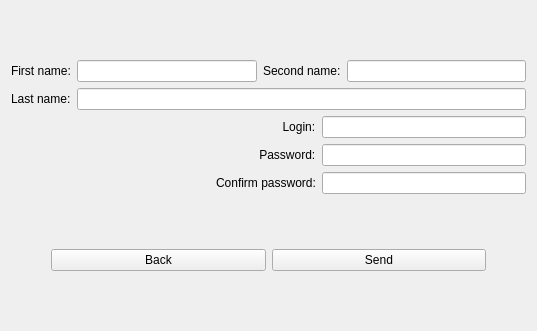
<?xml version="1.0" encoding="UTF-8"?>
<ui version="4.0">
 <class>Registration</class>
 <widget class="QWidget" name="Registration">
  <property name="geometry">
   <rect>
    <x>0</x>
    <y>0</y>
    <width>537</width>
    <height>331</height>
   </rect>
  </property>
  <property name="windowTitle">
   <string>Registration</string>
  </property>
  <layout class="QHBoxLayout" name="horizontalLayout_6">
   <item>
    <layout class="QVBoxLayout" name="verticalLayout_4">
     <item>
      <layout class="QHBoxLayout" name="horizontalLayout_5">
       <item>
        <layout class="QVBoxLayout" name="verticalLayout_5">
         <item>
          <layout class="QVBoxLayout" name="verticalLayout">
           <item>
            <layout class="QHBoxLayout" name="horizontalLayout">
             <item>
              <widget class="QLabel" name="label">
               <property name="text">
                <string>First name:</string>
               </property>
              </widget>
             </item>
             <item>
              <widget class="QLineEdit" name="firstName"/>
             </item>
             <item>
              <widget class="QLabel" name="label_3">
               <property name="text">
                <string>Second name:</string>
               </property>
              </widget>
             </item>
             <item>
              <widget class="QLineEdit" name="secondName"/>
             </item>
            </layout>
           </item>
           <item>
            <layout class="QHBoxLayout" name="horizontalLayout_2">
             <item>
              <widget class="QLabel" name="label_2">
               <property name="text">
                <string>Last name:</string>
               </property>
              </widget>
             </item>
             <item>
              <widget class="QLineEdit" name="lastName"/>
             </item>
            </layout>
           </item>
          </layout>
         </item>
         <item>
          <layout class="QHBoxLayout" name="horizontalLayout_3">
           <item>
            <spacer name="horizontalSpacer">
             <property name="orientation">
              <enum>Qt::Horizontal</enum>
             </property>
             <property name="sizeHint" stdset="0">
              <size>
               <width>55</width>
               <height>20</height>
              </size>
             </property>
            </spacer>
           </item>
           <item>
            <layout class="QVBoxLayout" name="verticalLayout_3">
             <item>
              <widget class="QLabel" name="label_4">
               <property name="text">
                <string>                    Login:</string>
               </property>
              </widget>
             </item>
             <item>
              <widget class="QLabel" name="label_5">
               <property name="text">
                <string>             Password:</string>
               </property>
              </widget>
             </item>
             <item>
              <widget class="QLabel" name="label_6">
               <property name="text">
                <string>Confirm password:</string>
               </property>
              </widget>
             </item>
            </layout>
           </item>
           <item>
            <layout class="QVBoxLayout" name="verticalLayout_2">
             <item>
              <widget class="QLineEdit" name="login"/>
             </item>
             <item>
              <widget class="QLineEdit" name="password">
               <property name="inputMethodHints">
                <set>Qt::ImhHiddenText|Qt::ImhNoAutoUppercase|Qt::ImhNoPredictiveText|Qt::ImhSensitiveData</set>
               </property>
               <property name="echoMode">
                <enum>QLineEdit::Password</enum>
               </property>
              </widget>
             </item>
             <item>
              <widget class="QLineEdit" name="confirmPassword">
               <property name="inputMethodHints">
                <set>Qt::ImhHiddenText|Qt::ImhNoAutoUppercase|Qt::ImhNoPredictiveText|Qt::ImhSensitiveData</set>
               </property>
               <property name="echoMode">
                <enum>QLineEdit::Password</enum>
               </property>
              </widget>
             </item>
            </layout>
           </item>
          </layout>
         </item>
        </layout>
       </item>
      </layout>
     </item>
     <item>
      <layout class="QHBoxLayout" name="horizontalLayout_4">
       <item>
        <spacer name="horizontalSpacer_2">
         <property name="orientation">
          <enum>Qt::Horizontal</enum>
         </property>
         <property name="sizeType">
          <enum>QSizePolicy::Preferred</enum>
         </property>
         <property name="sizeHint" stdset="0">
          <size>
           <width>40</width>
           <height>20</height>
          </size>
         </property>
        </spacer>
       </item>
       <item>
        <widget class="QPushButton" name="pushButton">
         <property name="text">
          <string>Back</string>
         </property>
        </widget>
       </item>
       <item>
        <widget class="QPushButton" name="send">
         <property name="text">
          <string>Send</string>
         </property>
        </widget>
       </item>
       <item>
        <spacer name="horizontalSpacer_3">
         <property name="orientation">
          <enum>Qt::Horizontal</enum>
         </property>
         <property name="sizeType">
          <enum>QSizePolicy::Preferred</enum>
         </property>
         <property name="sizeHint" stdset="0">
          <size>
           <width>40</width>
           <height>20</height>
          </size>
         </property>
        </spacer>
       </item>
      </layout>
     </item>
    </layout>
   </item>
  </layout>
  <zorder></zorder>
 </widget>
 <layoutdefault spacing="6" margin="11"/>
 <resources/>
 <connections>
  <connection>
   <sender>send</sender>
   <signal>clicked()</signal>
   <receiver>Registration</receiver>
   <slot>send()</slot>
   <hints>
    <hint type="sourcelabel">
     <x>252</x>
     <y>235</y>
    </hint>
    <hint type="destinationlabel">
     <x>316</x>
     <y>286</y>
    </hint>
   </hints>
  </connection>
  <connection>
   <sender>pushButton</sender>
   <signal>clicked()</signal>
   <receiver>Registration</receiver>
   <slot>goBack()</slot>
   <hints>
    <hint type="sourcelabel">
     <x>170</x>
     <y>235</y>
    </hint>
    <hint type="destinationlabel">
     <x>183</x>
     <y>280</y>
    </hint>
   </hints>
  </connection>
 </connections>
 <slots>
  <slot>send()</slot>
  <slot>goBack()</slot>
 </slots>
</ui>
